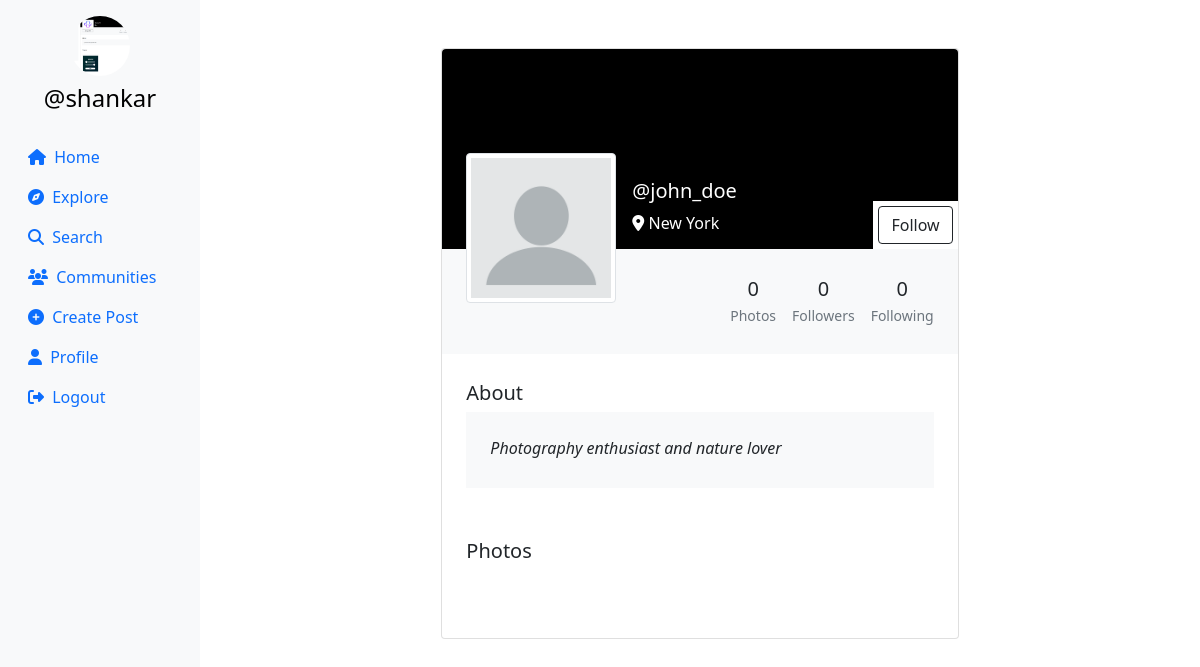
The app's page /profile/john_doe (signed in) with its own data.
### userauth/models.py (models this page shows, shortened)
class Profile(models.Model):
    user = models.ForeignKey(User, on_delete=models.CASCADE)
    id_user = models.IntegerField(primary_key=True, default=0)
    bio = models.TextField(blank=True, default='')
    profileimg = models.ImageField(upload_to='profile_images', default='blank-profile-picture.png')
    location = models.CharField(max_length=100, blank=True, default='')

### userauth/views.py (the view, shortened to what this page needs)
# urls.py: path('profile/<str:id_user>', views.profile),
@login_required(login_url='/loginn')
def profile(request,id_user):
    user_object = User.objects.get(username=id_user)
    print(user_object)
    profile = Profile.objects.get(user=request.user)
    user_profile = Profile.objects.get(user=user_object)
    user_posts = Post.objects.filter(user=id_user).order_by('-created_at')
    user_post_length = len(user_posts)
    follower = request.user.username
    user = id_user
    if Followers.objects.filter(follower=follower, user=user).first():
        follow_unfollow = 'Unfollow'
    else:
        follow_unfollow = 'Follow'
    user_followers = len(Followers.objects.filter(user=id_user))
    user_following = len(Followers.objects.filter(follower=id_user))
    context = {
        'user_object': user_object,
        'user_profile': user_profile,
        'user_posts': user_posts,
        'user_post_length': user_post_length,
        'profile': profile,
        'follow_unfollow':follow_unfollow,
        'user_followers': user_followers,
        'user_following': user_following,
    }
    return render(request, 'profile.html', context)

### templates/profile.html (shortened to what this page needs)
{% load static %}
<!DOCTYPE html>
<html lang="en">
<head>
    <link rel="stylesheet" href="https://maxcdn.bootstrapcdn.com/bootstrap/4.5.2/css/bootstrap.min.css">
    <link href="https://cdn.jsdelivr.net/npm/bootstrap@5.0.2/dist/css/bootstrap.min.css" rel="stylesheet"
>
    <link rel="stylesheet" href="{% static 'css/app.css' %}">
</head>
<body>
    {% load static %}
    <div class="container-fluid">
        <div class="row">
            <nav class="col-md-2 d-none d-md-block sidebar" style="position: fixed;">
                <div class="text-center mt-3">
                    <img src="{{profile.profileimg.url}}" alt="Profile Picture" class="profile-pic">
                    <h4 class="mt-2"><a href="/profile/{{user}}" style="text-decoration:none;">@{{user}}</a></h4>
                </div>
                <ul class="nav flex-column mt-4">
                    <li class="nav-item">
                        <a class="nav-link active" href="/">
                            <i class="fa-solid fa-house mr-1"></i> Home
                        </a>
                    </li>
                    <li class="nav-item">
                        <a class="nav-link" href="/explore">
                            <i class="fa-solid fa-compass mr-1"></i> Explore
                        </a>
                    </li>
                    <li class="nav-item">
                        <a class="nav-link" href="#" data-bs-toggle="modal" data-bs-target="#exampleModal3">
                            <i class="fa-solid fa-magnifying-glass mr-1"></i> Search
                        </a>
                    </li>
                    <li class="nav-item">
                        <a class="nav-link" href="/communities/">
                            <i class="fa-solid fa-users mr-1"></i> Communities
                        </a>
                    </li>
                    <li class="nav-item">
                        <a class="nav-link" href="#" data-bs-toggle="modal" data-bs-target="#exampleModal2"
                            data-bs-whatever="@getbootstrap">
                            <i class="fa-solid fa-circle-plus mr-1"></i> Create Post
                        </a>
                    </li>
                    <li class="nav-item">
                        <a class="nav-link" href="/profile/{{user}}">
                            <i class="fa-solid fa-user mr-1"></i> Profile
                        </a>
                    </li>
                    <li class="nav-item">
                        <a class="nav-link" href="/logoutt">
                            <i class="fa-solid fa-right-from-bracket mr-1"></i> Logout
                        </a>
                    </li>
                </ul>
            </nav>
            {% load static %}
            <main role="main" class="col-md-9 ml-sm-auto col-lg-10 px-md-4">
                <section class="gradient-custom-2">
                    <div class="container py-5">
                        <div class="row d-flex justify-content-center align-items-center h-100">
                            <div class="col col-lg-9 col-xl-7">
                                <div class="card">
                                    <div class="rounded-top text-white d-flex flex-row"
                                        style="background:black; height:200px;">
                                        <div class="ms-4  d-flex flex-column" style="width: 150px; margin-top:5rem;">
                                            <img src="{{user_profile.profileimg.url}}" alt="Generic placeholder image"
                                                class="img-fluid img-thumbnail mt-4 mb-2"
                                                style="width: 150px; z-index: 1">
                                        </div>
                                        <div class="ms-3" style="margin-top: 130px;">
                                            <h5>@{{user_profile.user}}</h5>
                                            <p><i class="fa-solid fa-location-dot"></i> {{user_profile.location}}</p>
                                        </div>
                                        <div style="margin-inline-start: auto; margin-top: auto;background:white;">
                                        <form action="/follow" method="POST">
                                            {% csrf_token %}  {% if user != user_profile.user %}
                                            <button type="submit" class="btn btn-outline-dark"
                                                data-mdb-ripple-color="dark" style="z-index: 1; margin: 5px;"
                                                data-bs-toggle="modal" data-bs-target="#exampleModal1"
                                                data-bs-whatever="@getbootstrap">
                                                {{follow_unfollow}}
                                            </button>
                                            {% endif %}
</form>
                                        </div>
                                    </div>
                                    <div class="p-4 text-black" style="background-color: #f8f9fa;">
                                        <div class="d-flex justify-content-end text-center py-1">
                                            <div>
                                                <p class="mb-1 h5">{{user_post_length}}</p>
                                                <p class="small text-muted mb-0">Photos</p>
                                            </div>
                                            <div class="px-3">
                                                <p class="mb-1 h5">{{user_followers}}</p>
                                                <p class="small text-muted mb-0">Followers</p>
                                            </div>
                                            <div>
                                                <p class="mb-1 h5">{{user_following}}</p>
                                                <p class="small text-muted mb-0">Following</p>
                                            </div>
                                        </div>
                                    </div>
                                    <div class="card-body p-4 text-black">
                                        <div class="mb-5">
                                            <p class="lead fw-normal mb-1">About</p>
                                            <div class="p-4" style="background-color: #f8f9fa;">
                                                <p class="font-italic mb-1">{{user_profile.bio}}</p>
                                            </div>
                                        </div>
                                        <div class="mb-5">
                                            <p class="lead fw-normal mb-1">Photos</p>
                                        </div>
                                    </div>
                                </div>
                            </div>
                        </div>
                    </div>
                </section>
            </main>
        </div>
    </div>
</body>
</html>

### templates/profile.html (style rules this page uses)
.sidebar { background-color: #f8f9fa; height: 100vh; color: black; }
.profile-pic { width: 60px; height: 60px; border-radius: 50%; object-fit: cover; }
a { color: black; }

### records on screen
Profile: profileimg (picture)
Profile: profileimg (placeholder picture), user "john_doe", location "New York", bio "Photography enthusiast and nature lover"

### other values on screen
{{ user }} "shankar"
{{ follow_unfollow }} "Follow"
{{ user_post_length }} "0"
{{ user_followers }} "0"
{{ user_following }} "0"
